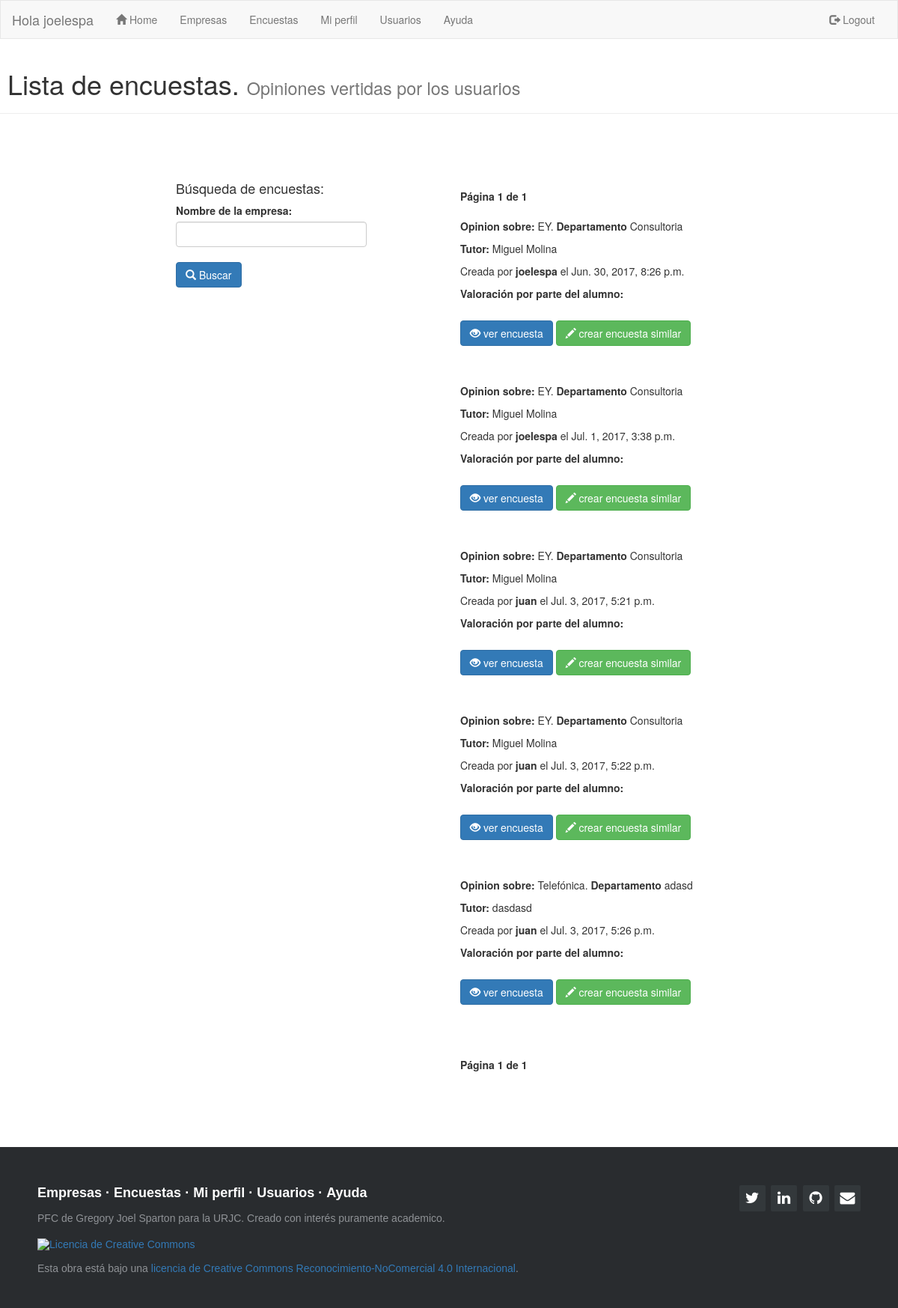
The app's page /encuesta/ (signed in), older data.
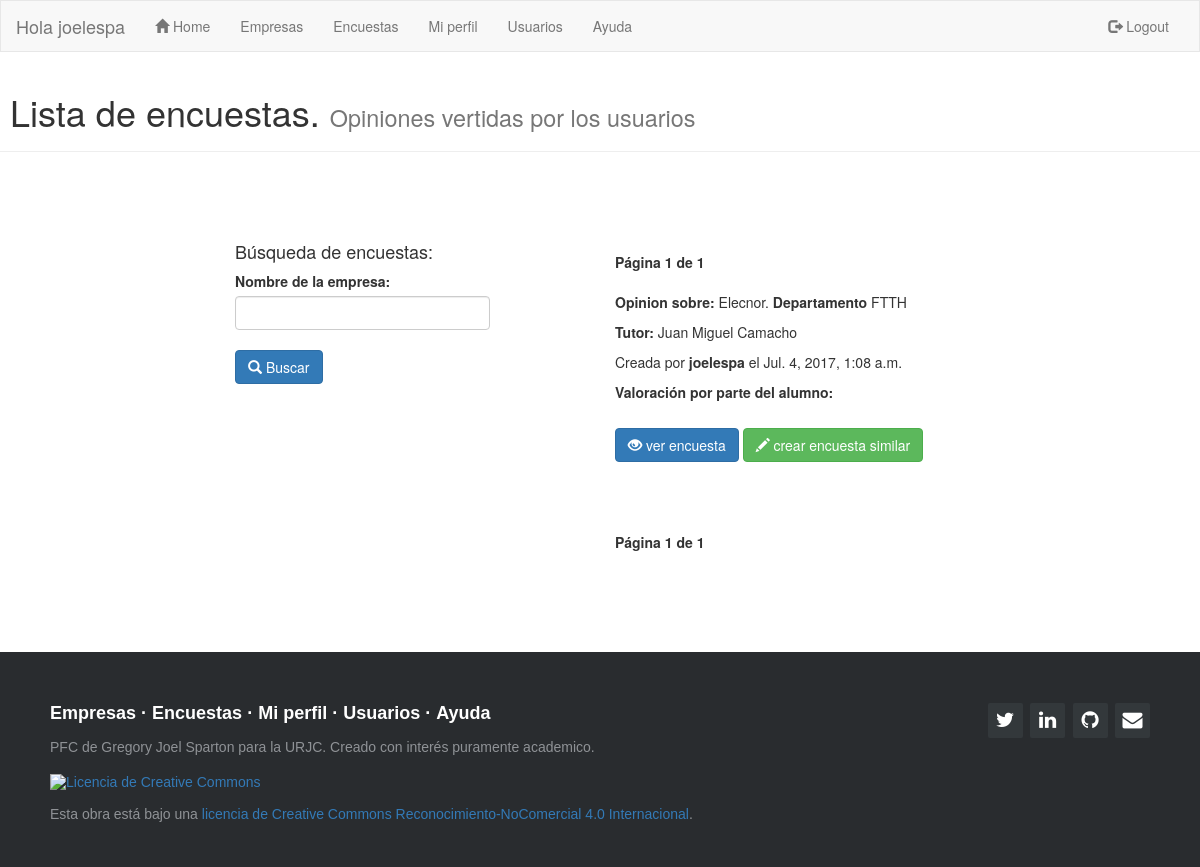
The same page, newer data.
### sopa/models.py (models this page shows)
class encuestas(models.Model):
    user = models.TextField(max_length=20,null=True,blank=True,default='')
    nombre_empresa = models.TextField(max_length=30,null=True,blank=True,default='')
    tutor = models.TextField(max_length=20,null=True,blank=True,default='')
    departamento = models.TextField(max_length=20,null=True,blank=True,default='')
    id_encuesta = models.IntegerField(null=True,blank=True,default='0')
    created_date = models.DateTimeField(default=timezone.now)
    pf1 = models.TextField(max_length=20,null=True,blank=True,default='')
    pf11 = models.TextField(max_length=20,null=True,blank=True,default='')
    pf2 = models.TextField(max_length=20,null=True,blank=True,default='')
    pf22 = models.TextField(max_length=20,null=True,blank=True,default='')
    pb1 = models.TextField(max_length=20,null=True,blank=True,default='')
    pb2 = models.TextField(max_length=20,null=True,blank=True,default='')
    pb3 = models.TextField(max_length=20,null=True,blank=True,default='')
    pb4 = models.TextField(max_length=20,null=True,blank=True,default='')
    ps1 = models.TextField(max_length=20,null=True,blank=True,default='')
    ps2 = models.TextField(max_length=20,null=True,blank=True,default='')
    ps3 = models.TextField(max_length=20,null=True,blank=True,default='')
    ps4 = models.TextField(max_length=20,null=True,blank=True,default='')
    ps5 = models.TextField(max_length=20,null=True,blank=True,default='')
    ps6 = models.TextField(max_length=20,null=True,blank=True,default='')
    ps7 = models.TextField(max_length=20,null=True,blank=True,default='')
    pa1 = models.TextField(max_length=20,null=True,blank=True,default='')
    pa2 = models.TextField(max_length=20,null=True,blank=True,default='')
    nota = models.IntegerField(null=True,blank=True,default='0')

### sopa/views.py (the view)
# urls.py: url(r'^encuesta/$', views.lista_encuestas, name='lista_encuestas'),
@login_required
def lista_encuestas(request):
    encuesta = encuestas.objects.all().order_by('created_date')
    paginator = Paginator(encuesta, 10) # Show 5 contacts per page
    page = request.GET.get('page')
    try:
        encuestal = paginator.page(page)
    except PageNotAnInteger:
        encuestal = paginator.page(1)
    except EmptyPage:
        encuestal = paginator.page(paginator.num_pages)
    return render(request, 'sopa/lista_encuestas.html', {'titulo': 'SOPA Encuestas' ,'encuestas' : encuestal})

### sopa/templates/sopa/lista_encuestas.html (shortened to what this page needs)
{% extends "sopa/index.html" %}
{% block content %}
<div class="page-header">
  <h1>&nbsp;Lista de encuestas. <small>Opiniones vertidas por los usuarios</small></h1>
</div>
<div class="container">
    <br />
    <br />
    <br />
 <div class="col-md-3 col-md-offset-2">
     <h4> Búsqueda de encuestas: </h4>
   <form action="/encuesta/buscar/" method="POST">
   <label for= "e">Nombre de la empresa:</label>
   <input id="e" type="text" class="form-control" name = "e" ><br>
   <button type="submit" class="btn btn-primary" value="Buscar"><span class="glyphicon glyphicon-search" aria-hidden="true"></span> Buscar</button>
   </form>
   </div>
<div class ="col-md-5 col-md-offset-1">
  <div class="pagination">
    <span class="current">
         <strong>Página {{ encuestas.number }} de {{ encuestas.paginator.num_pages }}</strong>
     </span></div>
  {%for encuesta in encuestas%}
  <p><b>Opinion sobre:</b> {{encuesta.nombre_empresa}}.<b> Departamento</b> {{encuesta.departamento}}</p>
  <p><b>Tutor: </b>{{encuesta.tutor}}</p>
  <p>Creada por <strong>{{encuesta.user}}</strong> el {{encuesta.created_date}}</p>
  <p><b>Valoración por parte del alumno:</b>
    {%if encuesta.nota != 0%} <span class="rating-static rating-{{encuesta.nota}}0"></span></p>
    {%else%} No hay valoraciones</p>
    {%endif%}
  <p><a href= '/encuesta/detalle/{{encuesta.pk}}' class="btn btn-primary" role="button">
    <span class="glyphicon glyphicon-eye-open" aria-hidden="true"></span>    ver encuesta</a></span>
    <a href="/encuesta/nueva/{{encuesta.nombre_empresa}}/{{encuesta.departamento}}/{{encuesta.tutor}}" class="btn btn-success" role="button">
      <span class="glyphicon glyphicon-pencil" aria-hidden="true"></span>   crear encuesta similar</a></span></p>
  <br>
  <br>
{% endfor %}
<div class="pagination">
 <span class="step-links">
     <span class="current">
         <strong>Página {{ encuestas.number }} de {{ encuestas.paginator.num_pages }}</strong>
     </span>
 </span>
</div>
</div>
</div>
{% endblock content %}

Row changes from the older to the newer data that the page shows:
removed encuestas: nombre_empresa "EY", departamento "Consultoria", tutor "Miguel Molina", user "joelespa", created_date "Jun. 30, 2017, 8:26 p.m.", nota 5 (drawn)
removed encuestas: nombre_empresa "EY", departamento "Consultoria", tutor "Miguel Molina", user "joelespa", created_date "Jul. 1, 2017, 3:38 p.m.", nota 4 (drawn)
removed encuestas: nombre_empresa "EY", departamento "Consultoria", tutor "Miguel Molina", user "juan", created_date "Jul. 3, 2017, 5:21 p.m.", nota 2 (drawn)
removed encuestas: nombre_empresa "EY", departamento "Consultoria", tutor "Miguel Molina", user "juan", created_date "Jul. 3, 2017, 5:22 p.m.", nota 1 (drawn)
removed encuestas: nombre_empresa "Telefónica", departamento "adasd", tutor "dasdasd", user "juan", created_date "Jul. 3, 2017, 5:26 p.m.", nota 3 (drawn)
added encuestas: nombre_empresa "Elecnor", departamento "FTTH", tutor "Juan Miguel Camacho", user "joelespa", created_date "Jul. 4, 2017, 1:08 a.m.", nota 4 (drawn)
